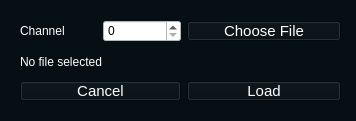
<?xml version="1.0" encoding="UTF-8"?>
<ui version="4.0">
 <class>Form</class>
 <widget class="QWidget" name="Form">
  <property name="geometry">
   <rect>
    <x>0</x>
    <y>0</y>
    <width>356</width>
    <height>121</height>
   </rect>
  </property>
  <property name="sizePolicy">
   <sizepolicy hsizetype="Preferred" vsizetype="Preferred">
    <horstretch>0</horstretch>
    <verstretch>0</verstretch>
   </sizepolicy>
  </property>
  <property name="minimumSize">
   <size>
    <width>0</width>
    <height>0</height>
   </size>
  </property>
  <property name="windowTitle">
   <string>Load FLIM Data</string>
  </property>
  <property name="styleSheet">
   <string notr="true">background: rgb(6,15,19);</string>
  </property>
  <widget class="QWidget" name="gridLayoutWidget">
   <property name="geometry">
    <rect>
     <x>10</x>
     <y>10</y>
     <width>341</width>
     <height>101</height>
    </rect>
   </property>
   <layout class="QGridLayout" name="gridLayout">
    <property name="leftMargin">
     <number>10</number>
    </property>
    <property name="topMargin">
     <number>10</number>
    </property>
    <property name="rightMargin">
     <number>10</number>
    </property>
    <property name="bottomMargin">
     <number>10</number>
    </property>
    <property name="horizontalSpacing">
     <number>6</number>
    </property>
    <item row="0" column="2" colspan="2">
     <widget class="QPushButton" name="FileSelector">
      <property name="styleSheet">
       <string notr="true">QPushButton{

            border: 4px solid '#4aa3d1';
            background: '#4aa3d1';
            color: white;
            font-family: 'Helvetica';
            font-size: 15px;
            padding: 0px 0;
            margin-top: 0px
}
QPushButton:hover{
	background: '#173953';
     border: 4px solid '#173953'
}</string>
      </property>
      <property name="text">
       <string>Choose File</string>
      </property>
     </widget>
    </item>
    <item row="0" column="1">
     <widget class="QSpinBox" name="ChannelSelector">
      <property name="styleSheet">
       <string notr="true">background: white</string>
      </property>
      <property name="wrapping">
       <bool>false</bool>
      </property>
     </widget>
    </item>
    <item row="0" column="0">
     <widget class="QLabel" name="label_2">
      <property name="styleSheet">
       <string notr="true">color: #FFFFFF</string>
      </property>
      <property name="text">
       <string>Channel</string>
      </property>
     </widget>
    </item>
    <item row="2" column="2" colspan="2">
     <widget class="QPushButton" name="Load">
      <property name="styleSheet">
       <string notr="true">QPushButton{

            border: 4px solid '#4aa3d1';
            background: '#4aa3d1';
            color: white;
            font-family: 'Helvetica';
            font-size: 15px;
            padding: 0px 0;
            margin-top: 0px
}
QPushButton:hover{
	background: '#173953';
     border: 4px solid '#173953'
}</string>
      </property>
      <property name="text">
       <string>Load</string>
      </property>
     </widget>
    </item>
    <item row="1" column="0" colspan="4">
     <widget class="QLabel" name="FilenameLabel">
      <property name="sizePolicy">
       <sizepolicy hsizetype="MinimumExpanding" vsizetype="Preferred">
        <horstretch>0</horstretch>
        <verstretch>0</verstretch>
       </sizepolicy>
      </property>
      <property name="minimumSize">
       <size>
        <width>320</width>
        <height>0</height>
       </size>
      </property>
      <property name="maximumSize">
       <size>
        <width>16777215</width>
        <height>16777215</height>
       </size>
      </property>
      <property name="styleSheet">
       <string notr="true">color: white</string>
      </property>
      <property name="text">
       <string>No file selected</string>
      </property>
     </widget>
    </item>
    <item row="2" column="0" colspan="2">
     <widget class="QPushButton" name="Cancel">
      <property name="styleSheet">
       <string notr="true">QPushButton{

            border: 4px solid '#4aa3d1';
            background: '#4aa3d1';
            color: white;
            font-family: 'Helvetica';
            font-size: 15px;
            padding: 0px 0;
            margin-top: 0px
}
QPushButton:hover{
	background: '#173953';
     border: 4px solid '#173953'
}
</string>
      </property>
      <property name="text">
       <string>Cancel</string>
      </property>
     </widget>
    </item>
   </layout>
  </widget>
 </widget>
 <resources/>
 <connections/>
</ui>
